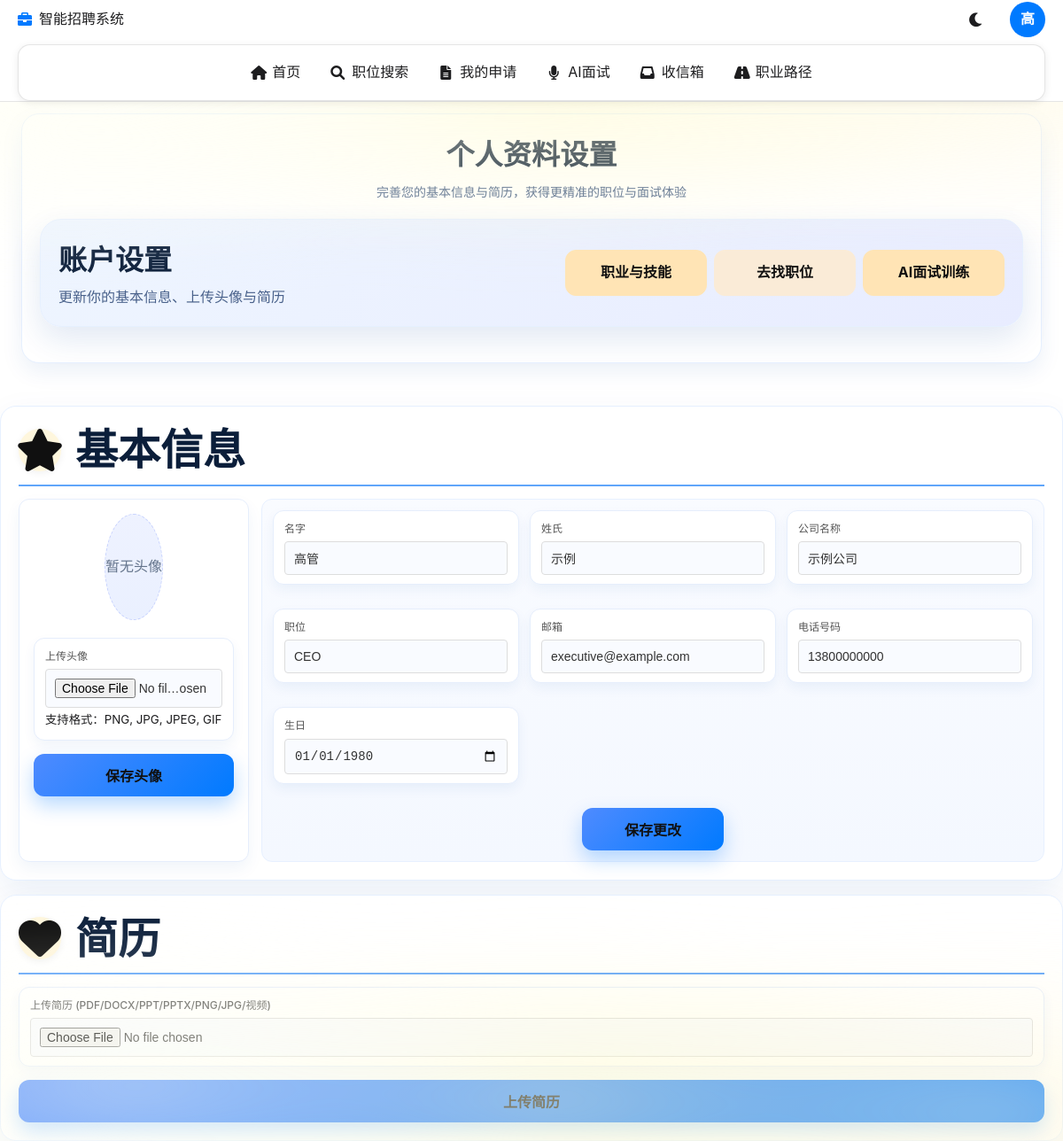
The app's page /smartrecruit/candidate/settings (signed in) with its own data.
### app/models.py (models this page shows, shortened)
    class UserMixin:
        pass  # Flask-Login 方法将在User模型中实现

class User(UserMixin, db.Model):
    id = db.Column(db.Integer, primary_key=True)
    first_name = db.Column(db.String(100), nullable=False)
    last_name = db.Column(db.String(100), nullable=False)
    company_name = db.Column(db.String(100), nullable=False)
    position = db.Column(db.String(100))  # 可选职位字段
    email = db.Column(db.String(120), unique=True, nullable=False)
    phone_number = db.Column(db.String(15), nullable=False)
    birthday = db.Column(db.String(10), nullable=False)
    password = db.Column(db.String(60), nullable=False)
    cv_file = db.Column(db.String(120))
    profile_photo = db.Column(db.String(120))
    cv_data = db.Column(db.LargeBinary)  # 可选的简历二进制
    is_hr = db.Column(db.Boolean, default=False)  # HR标识
    user_type = db.Column(db.String(20), default='candidate')  # candidate, employee, supervisor, executive
    department = db.Column(db.String(100))  # 部门
    employee_id = db.Column(db.String(50), unique=True)  # 员工编号
    supervisor_id = db.Column(db.Integer, db.ForeignKey('user.id'))  # 主管ID
    hire_date = db.Column(db.Date)  # 入职日期
    bio = db.Column(db.Text)  # 个人简介
    skills = db.Column(db.Text)  # 技能标签（JSON格式存储）
    education = db.Column(db.Text)  # 教育经历
    experience = db.Column(db.Text)  # 工作经历
    is_active = db.Column(db.Boolean, default=True)  # 账号是否活跃
    deactivated_at = db.Column(db.DateTime)  # 注销时间
    deactivated_by = db.Column(db.Integer, db.ForeignKey('user.id'))  # 注销操作人ID

### smartrecruit_system/candidate_module/routes.py (the view)
@candidate_bp.route('/settings')
def settings():
    if g.user is None:
        flash('请先登录。', 'danger')
        return redirect(url_for('common.auth.sign'))
    try:
        return render_template('smartrecruit/candidate/settings.html', user=g.user)
    except Exception:
        return render_template('smartrecruit/candidate/candidate_dashboard.html', user=g.user)

### app/templates/smartrecruit/candidate/settings.html (shortened to what this page needs)
{% extends 'smartrecruit/candidate/base_ios_new.html' %}
{% block content %}
<div class="no-sidebar-layout">
<div class="hr-profile-page ios-container">
<div class="profile-content">
<div class="page-header">
    <h1> 个人资料设置</h1>
    <p>完善您的基本信息与简历，获得更精准的职位与面试体验</p>
</div>
<div class="settings-hero">
    <div class="settings-hero-inner">
        <div class="hero-text">
            <h1> 账户设置</h1>
            <p>更新你的基本信息、上传头像与简历</p>
        </div>
        <div class="hero-actions">
            <a href="{{ url_for('smartrecruit.candidate.profile.career_path') }}" class="btn btn-outline">职业与技能</a>
            <a href="{{ url_for('smartrecruit.candidate.jobs.job_search') }}" class="btn btn-outline">去找职位</a>
            <a href="{{ url_for('smartrecruit.candidate.applications.virtual_interview') }}" class="btn btn-outline">AI面试训练</a>
        </div>
    </div>
    </div>
    </div>
    </div>
    </div>
<div class="settings-layout">
    <div class="card settings-card">
        <h2 class="section-title">基本信息</h2>
        <div class="profile-grid">
            <div class="avatar-block">
                <div class="profile-photo-container">
                    {% if user.profile_photo %}
                    <img src="{{ url_for('static', filename='uploads/photos/' ~ user.profile_photo) }}" alt="头像" class="profile-photo">
                    {% else %}
                    <div class="avatar-placeholder">暂无头像</div>
                    {% endif %}
                </div>
                <form action="{{ url_for('smartrecruit.candidate.profile.settings') }}" method="post" enctype="multipart/form-data">
                    <div class="form-group">
                        <label for="profile_photo">上传头像</label>
                        <input type="file" id="profile_photo" name="profile_photo" accept="image/*">
                        <small class="muted">支持格式：PNG, JPG, JPEG, GIF</small>
                    </div>
                    <button type="submit" name="save_changes" class="btn btn-primary">保存头像</button>
                </form>
            </div>
            <div class="form-block">
                <form action="{{ url_for('smartrecruit.candidate.profile.settings') }}" method="post" enctype="multipart/form-data" class="form-grid-2">
                    <div class="form-group">
                        <label for="first_name">名字</label>
                        <input type="text" id="first_name" name="first_name" value="{{ user.first_name }}" required>
                    </div>
                    <div class="form-group">
                        <label for="last_name">姓氏</label>
                        <input type="text" id="last_name" name="last_name" value="{{ user.last_name }}" required>
                    </div>
                    <div class="form-group">
                        <label for="company_name">公司名称</label>
                        <input type="text" id="company_name" name="company_name" value="{{ user.company_name }}" required>
                    </div>
                    <div class="form-group">
                        <label for="position">职位</label>
                        <input type="text" id="position" name="position" value="{{ user.position }}">
                    </div>
                    <div class="form-group">
                        <label for="email">邮箱</label>
                        <input type="email" id="email" name="email" value="{{ user.email }}" required>
                    </div>
                    <div class="form-group">
                        <label for="phone_number">电话号码</label>
                        <input type="text" id="phone_number" name="phone_number" value="{{ user.phone_number }}" required>
                    </div>
                    <div class="form-group">
                        <label for="birthday">生日</label>
                        <input type="date" id="birthday" name="birthday" value="{{ user.birthday }}" required>
                    </div>
                    <div class="form-actions">
                        <button type="submit" name="save_changes" class="btn btn-primary">保存更改</button>
                    </div>
                </form>
            </div>
        </div>
    </div>
    <div class="card settings-card">
        <h2 class="section-title">简历</h2>
        <form action="{{ url_for('smartrecruit.candidate.profile.settings') }}" method="post" enctype="multipart/form-data">
            <div class="form-group">
                <label for="cv_file">上传简历 (PDF/DOCX/PPT/PPTX/PNG/JPG/视频)</label>
                <input type="file" id="cv_file" name="cv_file" accept=".pdf,.docx,.ppt,.pptx,.png,.jpg,.jpeg,.mp4,.webm,.ogg,.mov,.avi,.mkv">
            </div>
            <button type="submit" name="upload_cv" class="btn btn-primary">上传简历</button>
        </form>
    </div>
</div>
{% endblock %}

### app/templates/smartrecruit/candidate/base_ios_new.html (shortened to what this page needs)
<!DOCTYPE html>
<html lang="zh-CN">
<head>
    <link href="https://cdnjs.cloudflare.com/ajax/libs/font-awesome/6.0.0/css/all.min.css" rel="stylesheet">
    <link rel="stylesheet" href="{{ url_for('static', filename='candidate_ios_new.css') }}">
</head>
<body>
    <nav class="navbar" id="navbar">
        <div class="navbar-container">
            <div class="navbar-left">
                <div class="navbar-brand" onclick="window.location.href='{{ url_for('smartrecruit.candidate.home') }}'" style="cursor:pointer;display:flex;align-items:center;gap:8px;">
                    <i class="fas fa-briefcase" style="color:#007aff;"></i>
                    <span>智能招聘系统</span>
                </div>
            </div>
            <div class="navbar-right">
                <button class="nav-btn theme-toggle" onclick="toggleTheme()" title="切换主题">
                    <i class="fas fa-moon" id="themeIcon"></i>
                </button>
                <div class="user-menu">
                    <div class="user-avatar" onclick="toggleUserMenu()" title="{{ user.first_name if user else '用户' }}">
                        {% if user and user.profile_photo %}
                            <img src="{{ url_for('static', filename='uploads/photos/' ~ user.profile_photo) }}" alt="头像">
                        {% else %}
                            {{ user.first_name[0] if user and user.first_name else 'U' }}
                        {% endif %}
                    </div>
                </div>
            </div>
        </div>
        <div class="navbar-menu">
            <a href="{{ url_for('smartrecruit.candidate.home') }}" class="menu-item {% if request.endpoint == 'smartrecruit.candidate.home' %}active{% endif %}">
                <i class="fas fa-home"></i>
                <span>首页</span>
            </a>
            <a href="{{ url_for('smartrecruit.candidate.jobs.job_search') }}" class="menu-item {% if 'job_search' in request.endpoint %}active{% endif %}">
                <i class="fas fa-search"></i>
                <span>职位搜索</span>
            </a>
            <a href="{{ url_for('smartrecruit.candidate.applications.my_applications') }}" class="menu-item {% if 'applications' in request.endpoint %}active{% endif %}">
                <i class="fas fa-file-alt"></i>
                <span>我的申请</span>
            </a>
            <a href="{{ url_for('smartrecruit.candidate.applications.ai_interview_hub') }}" class="menu-item {% if request.endpoint == 'smartrecruit.candidate.applications.ai_interview_hub' %}active{% endif %}">
                <i class="fas fa-microphone"></i>
                <span>AI面试</span>
            </a>
            <a href="{{ url_for('smartrecruit.candidate.messages_inbox') }}" class="menu-item {% if request.endpoint == 'smartrecruit.candidate.messages_inbox' %}active{% endif %}">
                <i class="fas fa-inbox"></i>
                <span>收信箱</span>
            </a>
            <a href="{{ url_for('smartrecruit.candidate.profile.career_path') }}" class="menu-item {% if 'career_path' in request.endpoint %}active{% endif %}">
                <i class="fas fa-road"></i>
                <span>职业路径</span>
            </a>
        </div>
    </nav>
    <main class="main-content">
        {% block content %}{% endblock %}
    </main>
</body>
</html>

### app/templates/smartrecruit/candidate/settings.html (style rules this page uses)
.hr-profile-page { padding:32px 24px; max-width: 1400px; margin: 16px auto; }
.profile-content { background:#ffffff; border-radius:20px; padding:20px; border:1px solid #e6f0ff; box-shadow:0 10px 24px rgba(16,77,165,.08) }
.page-header { text-align:center; margin-bottom:18px }
.page-header h1 { color:#0b1e3a; margin-bottom:6px; font-weight:900; letter-spacing:.2px }
.page-header p { color:#49618a; font-size:14px }
.settings-hero { background:linear-gradient(135deg,#eef5ff,#e8ecff);border:1px solid #e6f0ff;border-radius:24px;box-shadow:0 14px 34px rgba(16,77,165,.12);padding:20px;margin-bottom:20px }
.settings-hero-inner { display:flex;align-items:center;justify-content:space-between;gap:12px }
.settings-hero h1 { color:#0b1e3a;margin:0;font-weight:900 }
.settings-hero p { color:#49618a;margin:4px 0 0 0 }
.hero-actions { display:flex;gap:8px }
.settings-layout { display:grid;gap:16px; max-width:1400px; margin:0 auto }
.settings-card { padding:20px;border:1px solid #e6f0ff;border-radius:18px;box-shadow:0 16px 40px rgba(16,77,165,.08);background:#fff }
.section-title { display:flex;align-items:center;gap:8px;color:#0b1e3a;border-bottom:2px solid #60A5FA;padding-bottom:10px;margin-bottom:14px;font-weight:900 }
.profile-grid { display:grid;grid-template-columns:260px 1fr;gap:14px }
.form-block { background:linear-gradient(180deg,#f9fbff,#f4f8ff);border:1px solid #e7f0ff;border-radius:12px;padding:12px }
.form-grid-2 { display:grid;grid-template-columns:repeat(3,minmax(220px,1fr));gap:12px }
.form-group { background:#fff;border:1px solid #e6eefc;border-radius:12px;padding:10px 12px;box-shadow:0 6px 14px rgba(16,77,165,.06) }
.form-group label { display:block;font-weight:700;color:#6b7280;font-size:12px;margin-bottom:6px }
.form-group input,.form-group textarea { width:100%;padding:10px 12px;border:1px solid #d8e2f0;border-radius:10px;font-size:14px;background:#f9fbff }
.avatar-block { background:#fff;border:1px solid #e6eefc;border-radius:12px;padding:16px;box-shadow:0 8px 18px rgba(16,77,165,.06) }
.avatar-placeholder { height:120px;border-radius:50%;display:flex;align-items:center;justify-content:center;color:#64748b;background:linear-gradient(180deg,#eef2ff,#eaf0ff);border:1px dashed #c7d2fe }
.btn { padding:12px 20px;border-radius:12px;font-weight:700;display:inline-flex;align-items:center;gap:8px;cursor:pointer;text-decoration:none }
.btn-primary { background:linear-gradient(135deg,#4f8bff,#007AFF);color:#fff;border:none;box-shadow:0 10px 22px rgba(0,122,255,.28) }
.btn-outline { background:#fff;border:1px solid #bfd4ff;color:#0b1e3a }
.form-actions { grid-column:1/-1;display:flex;justify-content:center }
.profile-photo-container { display: flex; justify-content: center; margin-bottom: 20px; }
.settings-card form:not(.form-grid-2) { display: flex; flex-direction: column; }
.settings-card .form-group { margin-bottom: 15px; }
.settings-card .form-group label { display: block; font-weight: 500; margin-bottom: 5px; color: #555; }
.settings-card .form-group input, .settings-card .form-group textarea { width: 100%; padding: 10px; border: 1px solid #ddd; border-radius: 4px; font-size: 14px; color: #333; transition: border-color 0.3s ease; }

### records on screen
User: first_name "高", first_name "高管", last_name "示例", company_name "示例公司", position "CEO", email "executive@example.com", phone_number "13800000000", birthday "01/01/1980"
